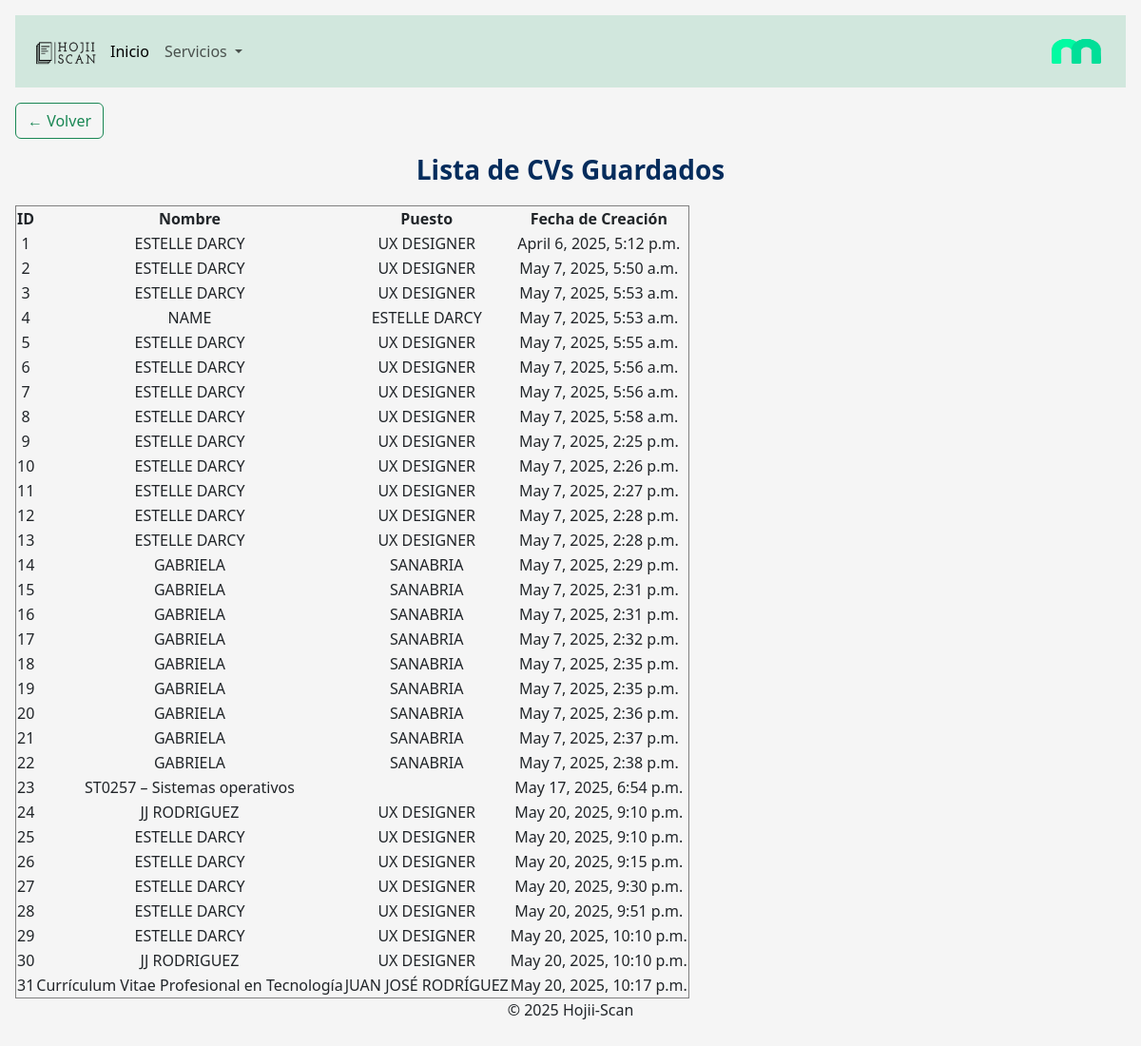
The app's page /upload/resumes/, older data.
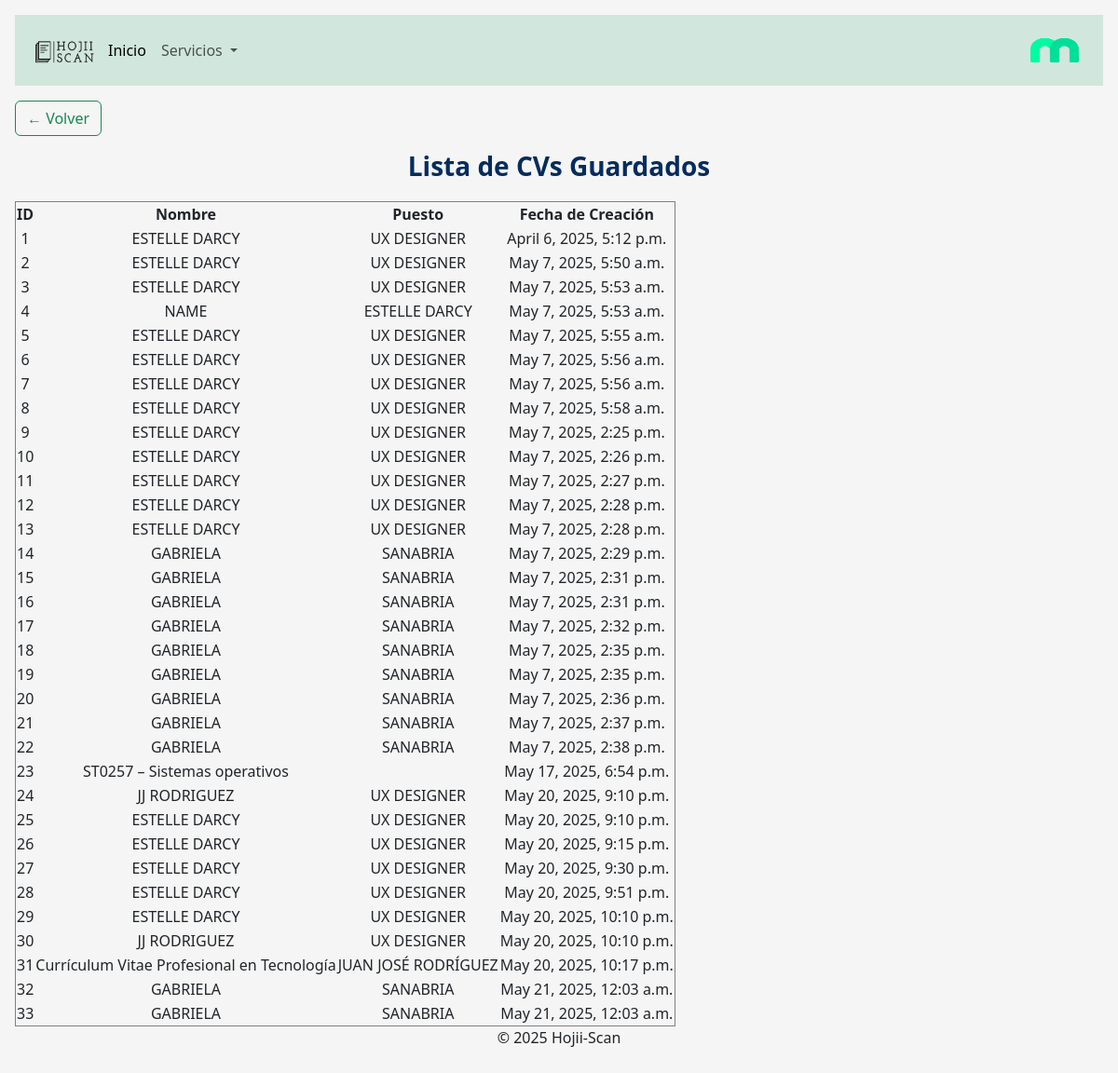
The same page, newer data.
### upload/models.py (models this page shows, shortened)
class UploadedResume(models.Model):
    name = models.CharField(max_length=255, blank=True, null=True)
    job_title = models.CharField(max_length=255, blank=True, null=True)
    contact = models.TextField(blank=True, null=True)
    summary = models.TextField(blank=True, null=True)
    professional_experience = models.TextField(blank=True, null=True)
    education = models.JSONField(blank=True, null=True, default=list)
    achievements = models.TextField(blank=True, null=True)
    expertise = models.TextField(blank=True, null=True)
    additional_info = models.TextField(blank=True, null=True)
    created_at = models.DateTimeField(default=now, editable=False)

### upload/views.py (the view)
# urls.py: path("resumes/", resume_list, name="resume_list"),
def resume_list(request):
    resumes = UploadedResume.objects.all()
    return render(request, "resume_list.html", {"resumes": resumes})

### upload/templates/resume_list.html (shortened to what this page needs)
{% extends 'base.html' %}
{% block content %}
<h2>Lista de CVs Guardados</h2>
<table border="1">
    <tr>
        <th>ID</th>
        <th>Nombre</th>
        <th>Puesto</th>
        <th>Fecha de Creación</th>
    </tr>
    {% for resume in resumes %}
    <tr>
        <td>{{ resume.id }}</td>
        <td>{{ resume.name }}</td>
        <td>{{ resume.job_title }}</td>
        <td>{{ resume.created_at }}</td>
    </tr>
    {% empty %}
    <tr>
        <td colspan="3">No hay CVs guardados</td>
    </tr>
    {% endfor %}
</table>
{% endblock %}

Row changes from the older to the newer data that the page shows:
added UploadedResume: id "32", name "GABRIELA", job_title "SANABRIA", created_at "May 21, 2025, 12:03 a.m."
added UploadedResume: id "33", name "GABRIELA", job_title "SANABRIA", created_at "May 21, 2025, 12:03 a.m."
